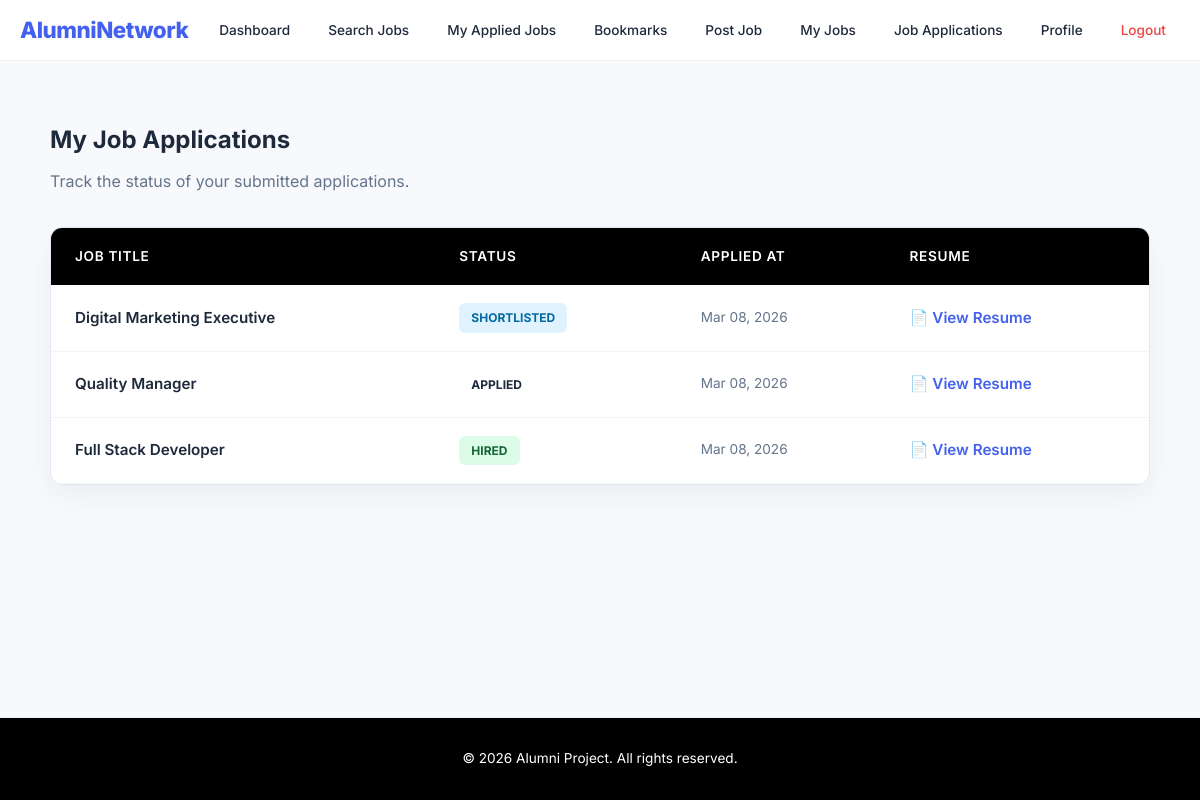
The app's page /my-applications/ (signed in) with its own data.
### myapp/models.py (models this page shows, shortened)
class JobApplication(models.Model):
    STATUS_CHOICES = (
        ('applied', 'Applied'),
        ('shortlisted', 'Shortlisted'),
        ('rejected', 'Rejected'),
        ('hired', 'Hired'),
    )
    job = models.ForeignKey(Job, on_delete=models.CASCADE, related_name='applications')
    applicant = models.ForeignKey(
        UserRegister,  # <- use UserRegister instead of settings.AUTH_USER_MODEL
        on_delete=models.CASCADE,
        limit_choices_to={'role__in': ['student', 'alumni']}
    )
    resume = models.FileField(upload_to='applications/')
    status = models.CharField(max_length=20, choices=STATUS_CHOICES, default='applied')
    applied_at = models.DateTimeField(auto_now_add=True)
    class Meta:
        unique_together = ('job', 'applicant')

class Job(models.Model):
    STATUS_CHOICES = (
        ('pending', 'Pending'),
        ('approved', 'Approved'),
        ('rejected', 'Rejected'),
    )
    employer = models.ForeignKey(
        UserRegister,
        on_delete=models.CASCADE,
        limit_choices_to={'role__in': ['employer', 'alumni']},
        related_name='jobs'
    )
    title = models.CharField(max_length=255)
    description = models.TextField()
    location = models.CharField(max_length=255)
    salary_min = models.DecimalField(max_digits=10, decimal_places=2, blank=True, null=True)
    salary_max = models.DecimalField(max_digits=10, decimal_places=2, blank=True, null=True)
    category = models.CharField(max_length=255)
    skills_required = models.TextField(help_text="Comma separated skills")
    status = models.CharField(max_length=20, choices=STATUS_CHOICES, default='approved')
    created_at = models.DateTimeField(auto_now_add=True)

### myapp/views.py (the view)
# urls.py: path('my-applications/', views.my_applications, name='my_applications'),
def my_applications(request):
    username = request.session.get('username')
    if not username:
        return redirect('login')
    user = get_object_or_404(UserRegister, username=username)
    applications = JobApplication.objects.filter(applicant=user).order_by('-applied_at')
    return render(request, 'my_applications.html', {'applications': applications})

### templates/my_applications.html (shortened to what this page needs)
{% extends "base.html" %}
{% block content %}
<div class="page-header">
    <h2>My Job Applications</h2>
    <p style="color: var(--text-light); margin-top: -10px;">Track the status of your submitted applications.</p>
</div>
<div class="table-card">
    <table>
        <thead>
            <tr>
                <th>Job Title</th>
                <th>Status</th>
                <th>Applied At</th>
                <th>Resume</th>
            </tr>
        </thead>
        <tbody>
            {% for app in applications %}
            <tr>
                <td style="font-weight: 600;">{{ app.job.title }}</td>
                <td>
                    <span class="status-badge status-{{ app.status|lower }}">
                        {{ app.status }}
                    </span>
                </td>
                <td style="color: var(--text-light); font-size: 0.85rem;">
                    {{ app.applied_at|date:"M d, Y" }}
                </td>
                <td>
                    <a href="{{ app.resume.url }}" target="_blank" class="resume-link">
                        📄 View Resume
                    </a>
                </td>
            </tr>
            {% endfor %}
        </tbody>
    </table>
</div>
{% endblock %}

### templates/base.html (style rules this page uses)
:root { --primary-color: #4361ee; --secondary-color: #3f37c9; --bg-color: #f8f9fd; --card-bg: #ffffff; --text-dark: #1e293b; --text-light: #64748b; --success: #10b981; --danger: #ef4444; --shadow: 0 10px 30px rgba(0, 0, 0, 0.05); --radius: 12px; }
body { font-family: 'Inter', sans-serif; margin: 0; padding: 0; background-color: var(--bg-color); color: var(--text-dark); line-height: 1.6; display: flex; flex-direction: column; min-height: 100vh; }

### templates/my_applications.html (style rules this page uses)
.page-header { margin-bottom: 2rem; }
.table-card { background: var(--card-bg); border-radius: var(--radius); box-shadow: var(--shadow); overflow: hidden; border: 1px solid #e2e8f0; animation: fadeIn 0.4s ease-in-out; }
table { width: 100%; border-collapse: collapse; text-align: left; }
th { background-color: #000000; color: white; font-weight: 600; font-size: 0.85rem; text-transform: uppercase; letter-spacing: 0.05em; padding: 18px 24px; }
td { padding: 18px 24px; border-bottom: 1px solid #f1f5f9; vertical-align: middle; font-size: 0.95rem; color: var(--text-dark); }
.status-badge { display: inline-block; padding: 5px 12px; border-radius: 6px; font-size: 0.75rem; font-weight: 700; text-transform: uppercase; }
.status-shortlisted { background: #e0f2fe; color: #0369a1; }
.status-hired { background: #dcfce7; color: #166534; }
.resume-link { color: var(--primary-color); text-decoration: none; font-weight: 600; display: inline-flex; align-items: center; gap: 5px; }

### records on screen
JobApplication: job "Digital Marketing Executive", status "SHORTLISTED", applied_at "Mar 08, 2026"
JobApplication: job "Quality Manager", status "APPLIED", applied_at "Mar 08, 2026"
JobApplication: job "Full Stack Developer", status "HIRED", applied_at "Mar 08, 2026"
